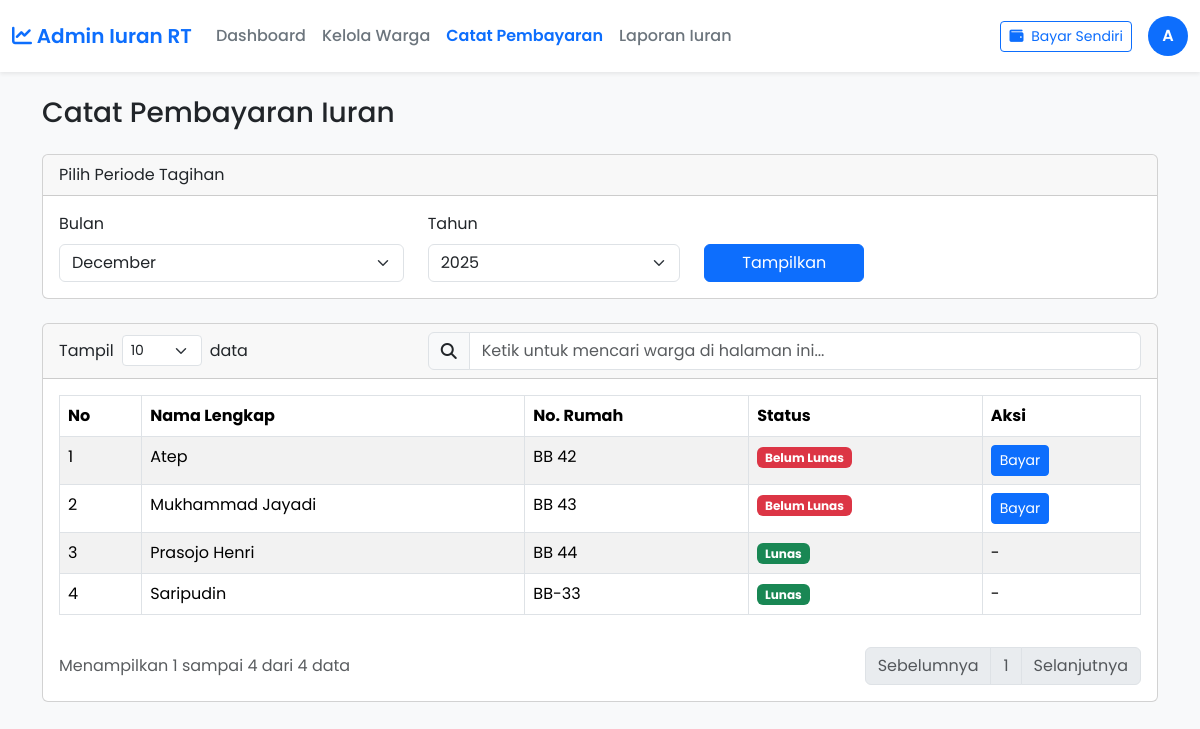
/admin/catat_pembayaran.php (signed in), run on the app's committed database.
### tables this page shows
CREATE TABLE `profil_warga` (
  `id_warga` int NOT NULL,
  `id_pengguna` int DEFAULT NULL,
  `nama_lengkap` varchar(100) NOT NULL,
  `no_rumah` varchar(10) NOT NULL,
  `no_telepon` varchar(20) DEFAULT NULL
);

CREATE TABLE `transaksi` (
  `id_transaksi` int NOT NULL,
  `kode_transaksi` varchar(50) NOT NULL,
  `id_warga` int NOT NULL,
  `id_admin` int DEFAULT NULL,
  `periode_tagihan` varchar(20) NOT NULL,
  `total_tagihan` decimal(15,2) DEFAULT '0.00',
  `metode_pembayaran` enum('manual','online') NOT NULL,
  `tanggal_bayar` datetime DEFAULT CURRENT_TIMESTAMP
);

### admin/catat_pembayaran.php (the view, shortened to what this page needs)
<?php
include 'templates/header.php';
$filter_bulan = isset($_GET['bulan']) ? $_GET['bulan'] : date('m');
$filter_tahun = isset($_GET['tahun']) ? $_GET['tahun'] : date('Y');
$periode_filter = $filter_tahun . '-' . str_pad($filter_bulan, 2, '0', STR_PAD_LEFT);
$limit = isset($_GET['limit']) ? intval($_GET['limit']) : 10;
$page = isset($_GET['page']) ? intval($_GET['page']) : 1;
$offset = ($page - 1) * $limit;
$total_warga_result = $conn->query("SELECT COUNT(id_warga) as total FROM profil_warga");
$total_warga = $total_warga_result->fetch_assoc()['total'];
$total_pages = ($limit == -1) ? 1 : ceil($total_warga / $limit);
$sql_join = "
    SELECT
        w.id_warga,
        w.nama_lengkap,
        w.no_rumah,
        t.id_transaksi
    FROM
        profil_warga w
    LEFT JOIN
        transaksi t ON w.id_warga = t.id_warga
                     AND t.periode_tagihan = ?
    ORDER BY
        w.no_rumah ASC
";
if ($limit != -1) {
    $sql_join .= " LIMIT ? OFFSET ?";
    $stmt_warga = $conn->prepare($sql_join);
    $stmt_warga->bind_param("sii", $periode_filter, $limit, $offset);
} else {
    $stmt_warga = $conn->prepare($sql_join);
    $stmt_warga->bind_param("s", $periode_filter);
}
$stmt_warga->execute();
$result_warga = $stmt_warga->get_result();
$start_entry = ($total_warga == 0) ? 0 : $offset + 1;
$end_entry = ($limit == -1) ? $total_warga : min($offset + $limit, $total_warga);
?>
<h3 class="mb-4">Catat Pembayaran Iuran</h3>
<div class="card mb-4">
    <div class="card-header">Pilih Periode Tagihan</div>
    <div class="card-body">
        <form method="GET" action="" class="row align-items-end">
             <div class="col-md-4">
                 <label class="form-label">Bulan</label>
                 <select name="bulan" class="form-select">
                    <?php for ($i=1; $i<=12; $i++): ?>
                        <option value="<?php echo $i; ?>" <?php if ($i==$filter_bulan) echo 'selected'; ?>>
                            <?php echo date('F', mktime(0,0,0,$i,10)); ?>
                        </option>
                    <?php endfor; ?>
                </select>
            </div>
             <div class="col-md-3">
                 <label class="form-label">Tahun</label>
                 <select name="tahun" class="form-select">
                    <?php for ($i=date('Y'); $i>=date('Y')-5; $i--): ?>
                        <option value="<?php echo $i; ?>" <?php if ($i==$filter_tahun) echo 'selected'; ?>><?php echo $i; ?></option>
                    <?php endfor; ?>
                </select>
            </div>
             <div class="col-md-2">
                 <button type="submit" class="btn btn-primary w-100 mt-3 mt-md-0">Tampilkan</button>
            </div>
        </form>
    </div>
</div>
<div class="card">
    <div class="card-header">
        <div class="row align-items-center">
            <div class="col-md-4">
                <form method="GET" action="" class="d-flex align-items-center">
                    <label class="form-label me-2 mb-0">Tampil</label>
                    <select name="limit" class="form-select form-select-sm" style="width: 80px;" onchange="this.form.submit()">
                        <option value="10" <?php if($limit == 10) echo 'selected'; ?>>10</option>
                    </select>
                    <span class="ms-2">data</span>
                </form>
            </div>
            <div class="col-md-8">
                <div class="input-group">
                    <span class="input-group-text"><i class="fas fa-search"></i></span>
                    <input type="text" id="searchInput" class="form-control" placeholder="Ketik untuk mencari warga di halaman ini...">
                </div>
            </div>
        </div>
    </div>
    <div class="card-body">
        <div class="table-responsive">
            <table class="table table-bordered table-striped">
                <thead><tr><th>No</th><th>Nama Lengkap</th><th>No. Rumah</th><th>Status</th><th>Aksi</th></tr></thead>
                <tbody id="paymentTableBody">
                    <?php if ($result_warga->num_rows > 0): $no = $offset + 1; ?>
                        <?php while($warga = $result_warga->fetch_assoc()): ?>
                        <?php $is_lunas = ($warga['id_transaksi'] !== null); ?>
                        <tr>
                            <td><?php echo $no++; ?></td>
                            <td><?php echo htmlspecialchars($warga['nama_lengkap']); ?></td>
                            <td><?php echo htmlspecialchars($warga['no_rumah']); ?></td>
                            <td>
                                <?php if($is_lunas): ?>
                                    <span class="badge bg-success">Lunas</span>
                                <?php else: ?>
                                    <span class="badge bg-danger">Belum Lunas</span>
                                <?php endif; ?>
                            </td>
                            <td>
                                <?php if(!$is_lunas): ?>
                                    <button type="button" class="btn btn-sm btn-primary btn-bayar"
                                        data-bs-toggle="modal" data-bs-target="#modalBayar"
                                        data-id="<?php echo $warga['id_warga']; ?>"
                                        data-nama="<?php echo htmlspecialchars($warga['nama_lengkap']); ?>">Bayar</button>
                                <?php else: echo "-"; endif; ?>
                            </td>
                        </tr>
                        <?php endwhile; ?>
                    <?php else: ?>
                         <tr><td colspan="5" class="text-center">Tidak ada data warga.</td></tr>
                    <?php endif; ?>
                </tbody>
            </table>
        </div>
        <div class="row mt-3 align-items-center">
            <div class="col-md-6">
                <p class="text-muted mb-0">
                    Menampilkan <?php echo $start_entry; ?> sampai <?php echo $end_entry; ?> dari <?php echo $total_warga; ?> data
                </p>
            </div>
            <div class="col-md-6">
                <nav>
                    <ul class="pagination justify-content-end mb-0">
                        <li class="page-item <?php echo ($page <= 1) ? 'disabled' : ''; ?>">
                            <a class="page-link" href="?bulan=<?php echo $filter_bulan; ?>&tahun=<?php echo $filter_tahun; ?>&limit=<?php echo $limit; ?>&page=<?php echo $page - 1; ?>">Sebelumnya</a>
                        </li>
                        <li class="page-item disabled"><a class="page-link"><?php echo $page; ?></a></li>
                        <li class="page-item <?php echo ($page >= $total_pages) ? 'disabled' : ''; ?>">
                            <a class="page-link" href="?bulan=<?php echo $filter_bulan; ?>&tahun=<?php echo $filter_tahun; ?>&limit=<?php echo $limit; ?>&page=<?php echo $page + 1; ?>">Selanjutnya</a>
                        </li>
                    </ul>
                </nav>
            </div>
        </div>
    </div>
</div>
<?php include 'templates/footer.php'; ?>

### admin/templates/header.php (shortened to what this page needs)
<?php
$current_page = basename($_SERVER['PHP_SELF']);
$nama_lengkap = $_SESSION['nama_lengkap'];
$words = explode(' ', $nama_lengkap);
$initials = '';
if (isset($words[0])) {
    $initials .= strtoupper(substr($words[0], 0, 1));
}
?>
<!DOCTYPE html>
<html lang="id">
<head>
    <link href="https://cdn.jsdelivr.net/npm/bootstrap@5.3.2/dist/css/bootstrap.min.css" rel="stylesheet">
    <link rel="stylesheet" href="https://cdnjs.cloudflare.com/ajax/libs/font-awesome/6.5.1/css/all.min.css">
</head>
<body>
    <nav class="navbar navbar-expand-lg navbar-light bg-white shadow-sm py-3 sticky-top">
        <div class="container-fluid">
            <a class="navbar-brand text-primary" href="index.php">
                <i class="fas fa-chart-line"></i>
                Admin Iuran RT
            </a>
            <div class="collapse navbar-collapse" id="navbarNav">
                <ul class="navbar-nav me-auto mb-2 mb-lg-0">
                    <li class="nav-item"><a class="nav-link <?php echo ($current_page == 'index.php') ? 'active' : ''; ?>" href="index.php">Dashboard</a></li>
                    <li class="nav-item"><a class="nav-link <?php echo ($current_page == 'kelola_warga.php') ? 'active' : ''; ?>" href="kelola_warga.php">Kelola Warga</a></li>
                    <li class="nav-item"><a class="nav-link <?php echo ($current_page == 'catat_pembayaran.php') ? 'active' : ''; ?>" href="catat_pembayaran.php">Catat Pembayaran</a></li>
                    <li class="nav-item"><a class="nav-link <?php echo ($current_page == 'laporan.php') ? 'active' : ''; ?>" href="laporan.php">Laporan Iuran</a></li>
                </ul>
                <a class="btn btn-outline-primary btn-sm me-3 my-2 my-lg-0" href="../warga/index.php">
                    <i class="fas fa-wallet me-1"></i> Bayar Sendiri
                </a>
                <div class="nav-item dropdown">
                    <a class="nav-link" href="#" id="navbarDropdown" role="button" data-bs-toggle="dropdown" aria-expanded="false">
                        <div class="avatar"><?php echo $initials; ?></div>
                    </a>
                </div>
            </div>
        </div>
    </nav>
    <div class="container mt-4">

### admin/templates/footer.php (shortened to what this page needs)
</div> <script src="https://cdn.jsdelivr.net/npm/bootstrap@5.3.2/dist/js/bootstrap.bundle.min.js"></script>
</body>
</html>

### admin/templates/header.php (style rules this page uses)
body { font-family: 'Poppins', sans-serif; background-color: #f8f9fa; }
.navbar .nav-link { font-weight: 500; color: #6c757d; transition: color 0.2s ease-in-out; }
.navbar .nav-link.active { color: #0d6efd; font-weight: 600; }
.navbar-brand { font-weight: 600; }
.avatar { width: 40px; height: 40px; border-radius: 50%; background-color: #0d6efd; color: #fff; display: inline-flex; align-items: center; justify-content: center; font-weight: 600; cursor: pointer; }

### data on the page
profil_warga: nama_lengkap "Atep", no_rumah "BB 42", shows "Belum Lunas"
profil_warga: nama_lengkap "Mukhammad Jayadi", no_rumah "BB 43", shows "Belum Lunas"
transaksi: id_warga.nama_lengkap "Prasojo Henri", id_warga.no_rumah "BB 44", shows "Lunas"
transaksi: id_warga.nama_lengkap "Saripudin", id_warga.no_rumah "BB-33", shows "Lunas"

### other printed values
$initials "A"
$start_entry "1"
$end_entry "4"
$total_warga "4"
$page "1"
form field bulan "December"
form field tahun "2025"
